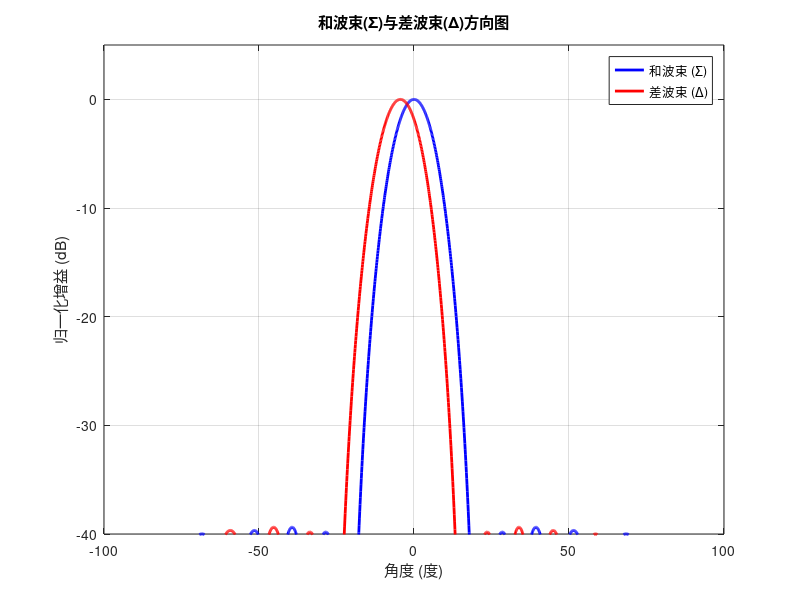

This chart was generated by the following MATLAB code: (Note: this script raises an error after producing the figure.)
%% 1. 仿真参数定义
clc; clear; close all;

% --- 雷达与阵列参数 ---
fc = 9450e6;                     % 雷达工作中心频率 (Hz)
c = 2.99792458e8;                % 光速 (m/s)
wavelength = c / fc;             % 波长
N_ch = 16;                       % 接收通道数
d = 0.0138;                      % 阵元间距 (m) (与您代码一致)

% --- 目标参数 ---
target_range = 800;              % 目标距离 (m)
target_velocity = 30;            % 目标速度 (m/s)
target_angle_deg = 2.0;          % <--- 目标真实角度 (偏离中心2度)

%% 2. 生成和波束(Σ)与差波束(Δ)的DBF系数
% 这是一个教科书式的标准方法，用于为均匀线性阵列生成系数

% --- 和波束系数 (Σ) ---
% 使用汉明窗对所有通道进行加权，以降低旁瓣
win_sum = hamming(N_ch)';
coeffs_sum = win_sum; 

% --- 差波束系数 (Δ) ---
% 在和波束的幅度加权基础上，叠加一个反对称的线性相位
win_diff = hamming(N_ch)';
phase_taper_diff = -pi/2 : pi/(N_ch-1) : pi/2; % 线性相位斜坡
coeffs_diff = win_diff .* exp(1j * phase_taper_diff);

%% 3. 可视化和/差波束方向图
figure('Name', '和波束与差波束方向图');
angles = -90:0.1:90;
steering_vectors = exp(1j * 2 * pi * d * (0:N_ch-1)' * sind(angles) / wavelength);

pattern_sum = abs(coeffs_sum * steering_vectors);
pattern_diff = abs(coeffs_diff * steering_vectors);

plot(angles, 20*log10(pattern_sum / max(pattern_sum)), 'b-', 'LineWidth', 2);
hold on;
plot(angles, 20*log10(pattern_diff / max(pattern_diff)), 'r-', 'LineWidth', 2);
grid on;
ylim([-40, 5]);
title('和波束(Σ)与差波束(Δ)方向图');
xlabel('角度 (度)');
ylabel('归一化增益 (dB)');
legend('和波束 (Σ)', '差波束 (Δ)');
xline(0, '--k', '轴上 (Boresight)');

%% 4. 模拟目标回波并进行波束形成
% 只需模拟单个脉冲在目标峰值处的数据即可
% (为简化，忽略距离和多普勒，只关注角度)

% --- 接收到的16通道信号 (在目标峰值处) ---
target_angle_rad = deg2rad(target_angle_deg);
% 目标的阵列流形矢量
target_steering_vec = exp(1j * 2 * pi * d * (0:N_ch-1)' * sin(target_angle_rad) / wavelength);
% 假设信号幅度为1，接收到的信号就是其流形矢量
signal_16ch_peak = target_steering_vec.';

% --- 应用和/差波束形成 ---
output_sum = signal_16ch_peak * coeffs_sum';
output_diff = signal_16ch_peak * coeffs_diff';

%% 5. 执行单脉冲测角
% --- 5.1 计算单脉冲斜率 k (系统标定) ---
% 单脉冲斜率是天线固有的，需要预先标定。
% 我们这里通过仿真一个偏离轴上很小的角度(如0.1度)来估算它。
calib_angle_deg = 0.1;
calib_angle_rad = deg2rad(calib_angle_deg);
calib_steering_vec = exp(1j * 2 * pi * d * (0:N_ch-1)' * sin(calib_angle_rad) / wavelength).';
calib_ratio = (calib_steering_vec * coeffs_diff') / (calib_steering_vec * coeffs_sum');
% 斜率 k ≈ 角度 / (差/和比值的实部)
k_monopulse = calib_angle_deg / real(calib_ratio);
fprintf('系统标定：单脉冲斜率 k ≈ %.4f (度/单位比值)\n\n', k_monopulse);

% --- 5.2 计算目标的单脉冲比 ---
monopulse_ratio = output_diff / output_sum;

% --- 5.3 估算目标角度 ---
% 估算出的角度 ≈ k * (差/和比值的实部)
estimated_angle_deg = k_monopulse * real(monopulse_ratio);

%% 6. 结果分析
fprintf('--- 单脉冲测角结果 ---\n');
fprintf('目标真实角度: %.4f 度\n', target_angle_deg);
fprintf('和波束(Σ)输出幅度: %.2f\n', abs(output_sum));
fprintf('差波束(Δ)输出幅度: %.2f\n', abs(output_diff));
fprintf('单脉冲比 (Δ/Σ): %.4f + %.4fi\n', real(monopulse_ratio), imag(monopulse_ratio));
fprintf('----------------------------------------\n');
fprintf('>>> 估算出的目标角度: %.4f 度 <<<\n', estimated_angle_deg);
fprintf('----------------------------------------\n');